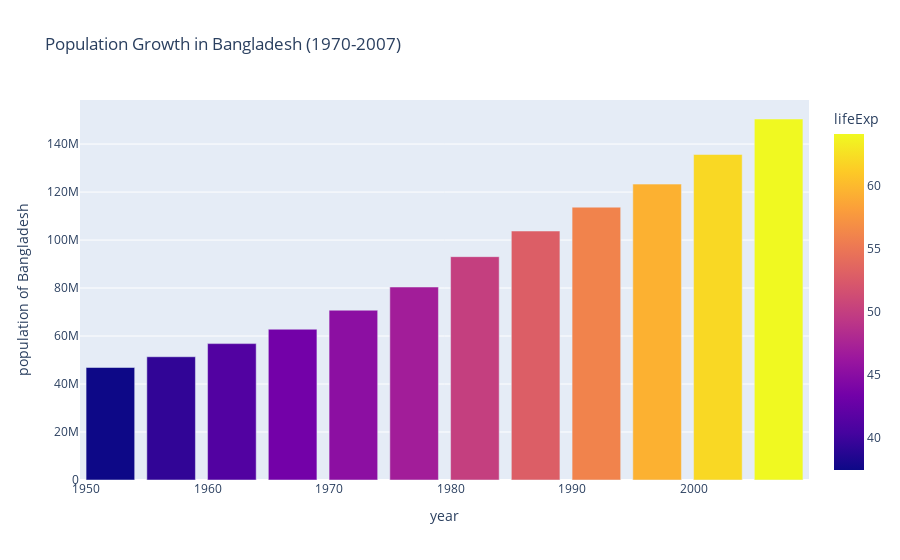

The code cell stored with this chart in its notebook:
### Code cell
fig = px.bar(data_bangladesh, x='year', y='pop', hover_data=['lifeExp', 'gdpPercap'],
             color='lifeExp', labels={'pop':'population of Bangladesh'}, height=400, title="Population Growth in Bangladesh (1970-2007)")
fig.show()

### Figure 1 — Plotly figure (JSON) as saved in the notebook; plotly's stock layout.template omitted (floating-point values rounded to 4 significant figures)
{"data": [{"alignmentgroup": "True", "customdata": [[37.48, 684.2], [39.35, 661.6], [41.22, 686.3], [43.45, 721.2], [45.25, 630.2], [46.92, 659.9], [50.01, 677.0], [52.82, 752.0], [56.02, 837.8], [59.41, 972.8], [62.01, 1136.0], [64.06, 1391.0]], "hovertemplate": "year=%{x}<br>population of Bangladesh=%{y}<br>lifeExp=%{marker.color}<br>gdpPercap=%{customdata[1]}<extra></extra>", "legendgroup": "", "marker": {"color": [37.48, 39.35, 41.22, 43.45, 45.25, 46.92, 50.01, 52.82, 56.02, 59.41, 62.01, 64.06], "coloraxis": "coloraxis"}, "name": "", "offsetgroup": "", "orientation": "v", "showlegend": false, "textposition": "auto", "type": "bar", "x": [1952, 1957, 1962, 1967, 1972, 1977, 1982, 1987, 1992, 1997, 2002, 2007], "xaxis": "x", "y": [46886859, 51365468, 56839289, 62821884, 70759295, 80428306, 93074406, 103764241, 113704579, 123315288, 135656790, 150448339], "yaxis": "y"}], "layout": {"autosize": true, "barmode": "relative", "coloraxis": {"colorbar": {"title": {"text": "lifeExp"}}, "colorscale": [[0, "#0d0887"], [0.1111, "#46039f"], [0.2222, "#7201a8"], [0.3333, "#9c179e"], [0.4444, "#bd3786"], [0.5556, "#d8576b"], [0.6667, "#ed7953"], [0.7778, "#fb9f3a"], [0.8889, "#fdca26"], [1, "#f0f921"]]}, "legend": {"tracegroupgap": 0}, "title": {"text": "Population Growth in Bangladesh (1970-2007)"}, "xaxis": {"anchor": "y", "autorange": true, "domain": [0, 1], "range": [1950.0, 2010.0], "title": {"text": "year"}, "type": "linear"}, "yaxis": {"anchor": "x", "autorange": true, "domain": [0, 1], "range": [0, 158400000.0], "title": {"text": "population of Bangladesh"}, "type": "linear"}}}
